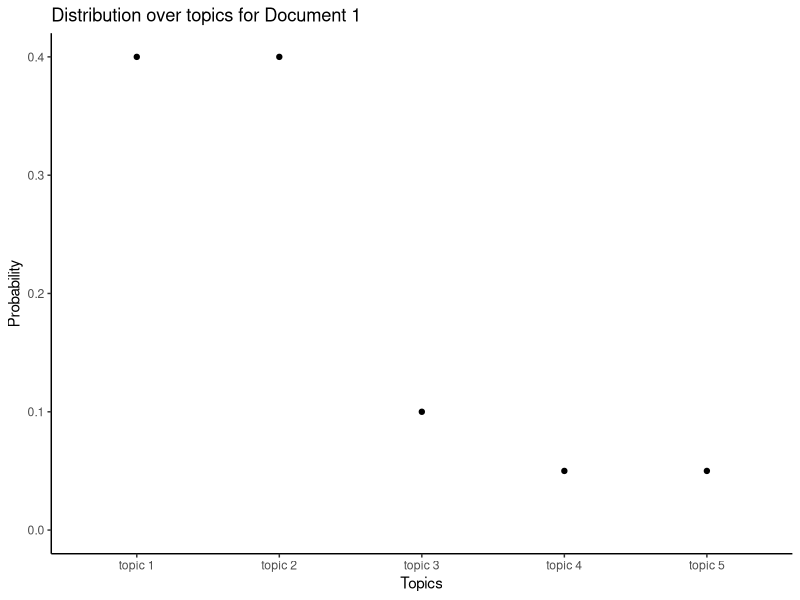
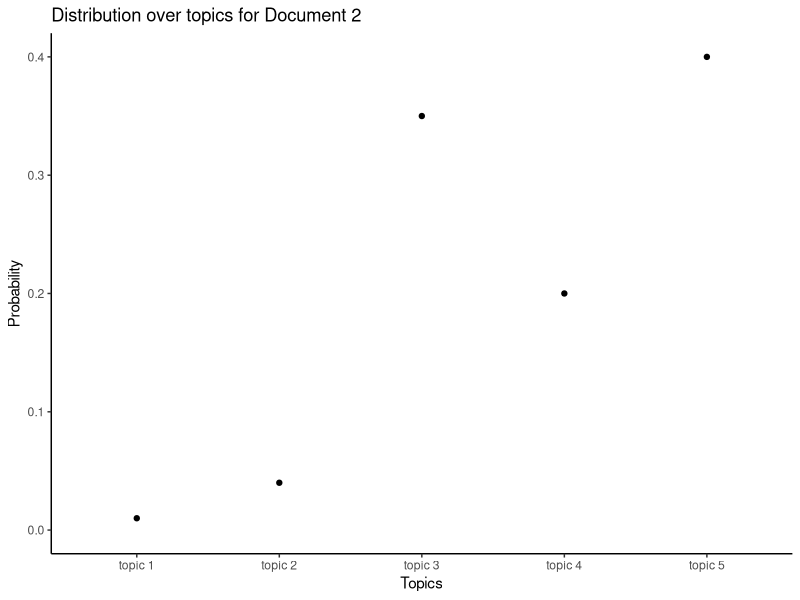
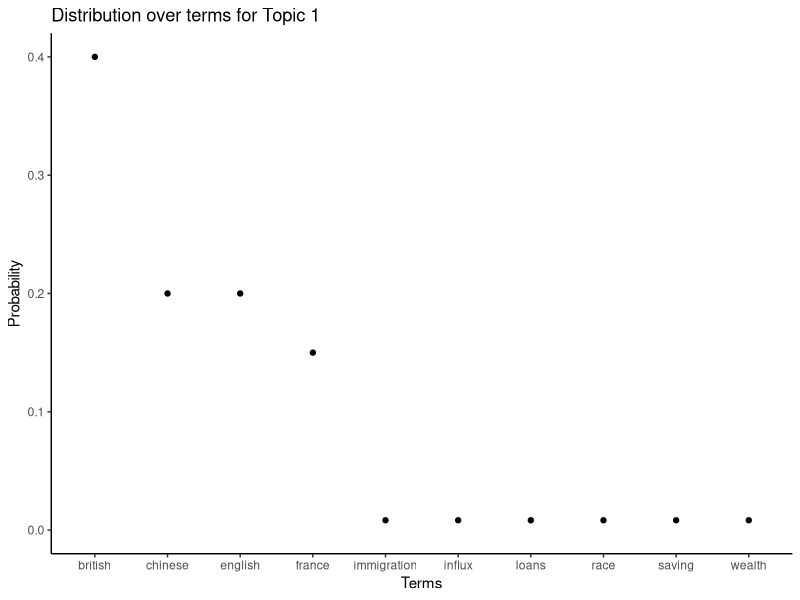
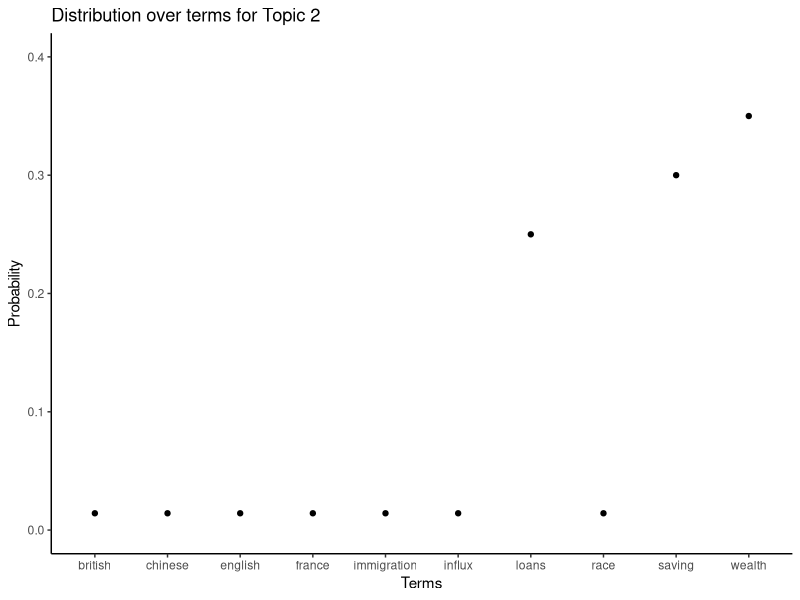

Recreate these plots in R, in order.
## ---- chunk 1
knitr::opts_chunk$set(echo = TRUE)
library(tidyverse)
## ---- chunk 2
document_1 <- tibble(
  Topics = c(
  "topic 1", "topic 2", "topic 3", "topic 4", "topic 5"
  ),
  Probability = c(0.40, 0.40, 0.1, 0.05, 0.05)
  )

document_2 <- tibble(
  Topics = c(
  "topic 1", "topic 2", "topic 3", "topic 4", "topic 5"
  ),
  Probability = c(0.01, 0.04, 0.35, 0.20, 0.4)
  )  

par(mfrow=c(2,1))
ggplot(document_1, aes(Topics, Probability)) +
  geom_point() +
  theme_classic() +
  labs(title = "Distribution over topics for Document 1") +
  coord_cartesian(ylim = c(0, 0.4))

ggplot(document_2, aes(Topics, Probability)) +
  geom_point() +
  theme_classic() +
  labs(title = "Distribution over topics for Document 2") +
  coord_cartesian(ylim = c(0, 0.4))
## ---- chunk 3
topic_1 <- tibble(
  Terms = c(
  "immigration", "race", "influx", "loans", "wealth", "saving", "chinese", "france", "british", "english"
  ),
  Probability = c(0.0083, 0.0083, 0.0083, 0.0083, 0.0083, 0.0083, 0.2, 0.15, 0.4, 0.2)
  )

topic_2 <- tibble(
  Terms = c(
  "immigration", "race", "influx", "loans", "wealth", "saving", "chinese", "france", "british", "english"
  ),
  Probability = c(0.0142, 0.0142, 0.0142, 0.25, 0.35, 0.30, 0.0142, 0.0142, 0.0142, 0.0142)
  )  

# par(mar = c(4, 4, 0.1, 0.1))
ggplot(topic_1, aes(Terms, Probability)) +
  geom_point() +
  theme_classic() +
  labs(title = "Distribution over terms for Topic 1") +
  coord_cartesian(ylim = c(0, 0.4))
ggplot(topic_2, aes(Terms, Probability)) +
  geom_point() +
  theme_classic() +
  labs(title = "Distribution over terms for Topic 2") +
  coord_cartesian(ylim = c(0, 0.4))
